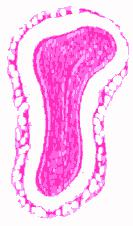
#> input picture dataset3/Hist-Level-01.jpg, 133 x 226 px; its folder holds only this picture in this run
$ python segmentation.py   (Python 2 division)   (older library calls are emulated)
#> lines starting #> are read from the running program, lines starting #| are printed output that depends on the picture; after the words box and inside, x2 and y2 are one past the last pixel; in counts of white or black regions, pixels touching at a corner belong together
### lib_segment.py
# -*- coding: utf-8 -*-
"""
Course: CS 4365/5354 [Computer Vision]
Author: Jose Perez [ID: 80473954]
Assignment: Lab 5
Instructor: Olac Fuentes
"""
import numpy as np

def segment_label(im):
    import skimage.filters as filters
    from skimage.segmentation import clear_border
    from skimage.measure import label
    import skimage.morphology as morphology
    # Apply threshold
    t = filters.threshold_adaptive(im, block_size=5, offset=8, method="gaussian", param=10)

    bw = morphology.opening(t, morphology.diamond(4))

    # remove artifacts connected to image border
    cleared = bw.copy()
    clear_border(cleared)

    # label image regions
    label_image, num = label(cleared, return_num=True)
    borders = np.logical_xor(bw, cleared)
    label_image[borders] = -1

    # Clean image
    sizes = np.bincount(label_image.ravel())
    mask_sizes = sizes > 20
    mask_sizes[0] = 0
    cleaned = mask_sizes[label_image]

    return cleaned, label_image, num

# [18 lines left out: function segment_ncut2, not called in this run]

# Size of images for eigenvector calculation
WID = 50
# [21 lines left out: function segment_ncut, not called in this run]

# [36 lines of commented-out code are left out]

### segmentation.py
# -*- coding: utf-8 -*-
"""
Course: CS 4365/5354 [Computer Vision]
Author: Jose Perez [ID: 80473954]
Assignment: Lab 5
Instructor: Olac Fuentes
"""
from timeit import default_timer as timer
from PIL import Image
from lib_segment import segment_label, segment_ncut, segment_ncut2

import numpy as np
import pylab as plt
import os

# Number of images
IMAGES = 2

# Image folder
DIR = "dataset3"

# Prefix for histological cut images
PREFIX = "Hist-Level-"

# Prefix for atlas images
ATLAS_PREFIX = "Complete-Atlas-Level-"

# Image extension
EXT = ".jpg"

# {NCUT, NCUT2 (Experimental), LABEL}
SEGMENTATION = "LABEL"

# Number of clusters for each level starting at level 1
############## 0, 1, 2, 3, 4, 5, 6, 7, 8, 9,10,11,12,13,14,15,16,17,18,19,20,21,22,23,24
K = np.array([-1, 3, 4, 4, 6, 4, 4, 4, 4, 4, 4, 4, 4, 4, 4, 4, 4, 4, 4, 4, 4, 4, 4, 4, 4])

# Set the decimals for the timer results
DECIMALS = '{:.3f}'

NCOLS = 2
NROWS = (IMAGES / NCOLS) * 2
LAST_FIGURE = 1

figure = plt.figure(figsize=(5, 25))
figure.suptitle("Segmentation using " + SEGMENTATION, fontsize=20)

program_start = timer()
for index in range(1, IMAGES):
    start_time = timer()

    # ZFill(2) adds a leading zero in front
    filename = PREFIX + str(index).zfill(2) + EXT
    path = os.path.join(DIR, filename)
    #atlas_path = os.path.join(DIR, ATLAS_PREFIX + str(index).zfill(2) + EXT)
    print "Processing: ", path

    # Load images
    im = np.array(Image.open(path))
#> im is the input picture: shape (226, 133, 3); mean R, G, B 249.3, 195.9, 238.2
    im_g = np.array(Image.open(path).convert("L"))
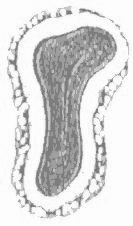
#> im_g: shape (226, 133); min 93, max 255, mean 216.7
    #im_atlas = np.array(Image.open(atlas_path))

    # Segment
    if SEGMENTATION == "LABEL":
        segment, label, num = segment_label(im_g)
#> in segment_label, `t = filters.threshold_adaptive(im, block_size=5, offset=8, method="gau..`:
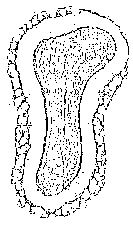
#> t: shape (226, 133) bool; 90.3% white; black in thin lines or dots, all inside (x1, y1, x2, y2) = (7, 6, 129, 218)
#> in segment_label, `bw = morphology.opening(t, morphology.diamond(4))`:
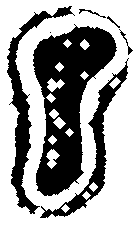
#> bw: shape (226, 133) bool; 61.8% white; 7 black regions (1 under 20 px), largest, box (x1, y1, x2, y2) and area: (33, 24, 117, 196) 7108, (7, 6, 75, 214) 2395, (40, 58, 129, 218) 1856, (119, 29, 133, 55) 56, (79, 9, 106, 18) 50, (107, 16, 120, 28) 31
#> in segment_label, `label_image, num = label(cleared, return_num=True)`:
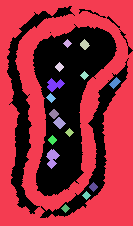
#> label_image: shape (226, 133) int32; 17 distinct labels, from 0 to 16; one colour per label, 0 black
#> in segment_label, `label_image, num = label(cleared, return_num=True)`: num = 16
#> in segment_label, `borders = np.logical_xor(bw, cleared)`: borders: shape (226, 133) bool; every value is 0
#> in segment_label, `sizes = np.bincount(label_image.ravel())`: sizes = 17 values, max 17593 at index 1, min 41 at index 2, mean 1768.1
#> num = 16
    elif SEGMENTATION == "NCUT2":
        segment, labels1, labels2, g = segment_ncut2(im)
    else:
        temp = im
        segment = segment_ncut(temp, 4)

    # Plot the original image
    subplot = figure.add_subplot(NROWS, NCOLS, LAST_FIGURE)
    subplot.set_title(filename)
    subplot.set_xticks(())
    subplot.set_yticks(())
    subplot.imshow(im)

    # Plot the segmented image
    subplot = figure.add_subplot(NROWS, NCOLS, LAST_FIGURE+1)
    subplot.set_xticks(())
    subplot.set_yticks(())
    subplot.imshow(segment)

    if num:
        print "Regions: " + str(num)
#| Regions: 16

    # [5 lines of commented-out code are left out]

    LAST_FIGURE += 2

    print "Processing took", DECIMALS.format(timer() - start_time), "s"

print "Program ran for ",DECIMALS.format(timer() - program_start), "s"
